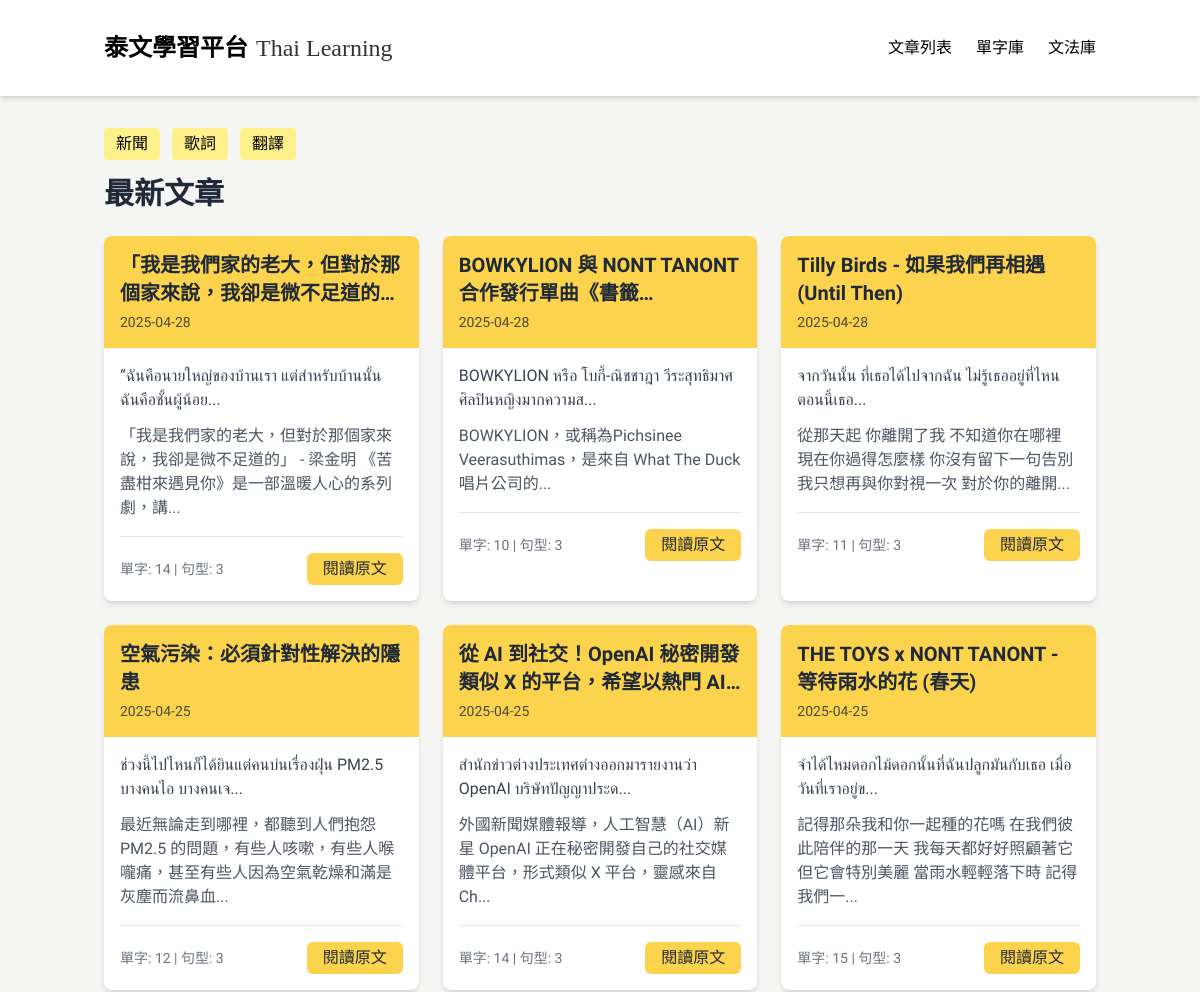
Before: / (upper part) with the older database file.
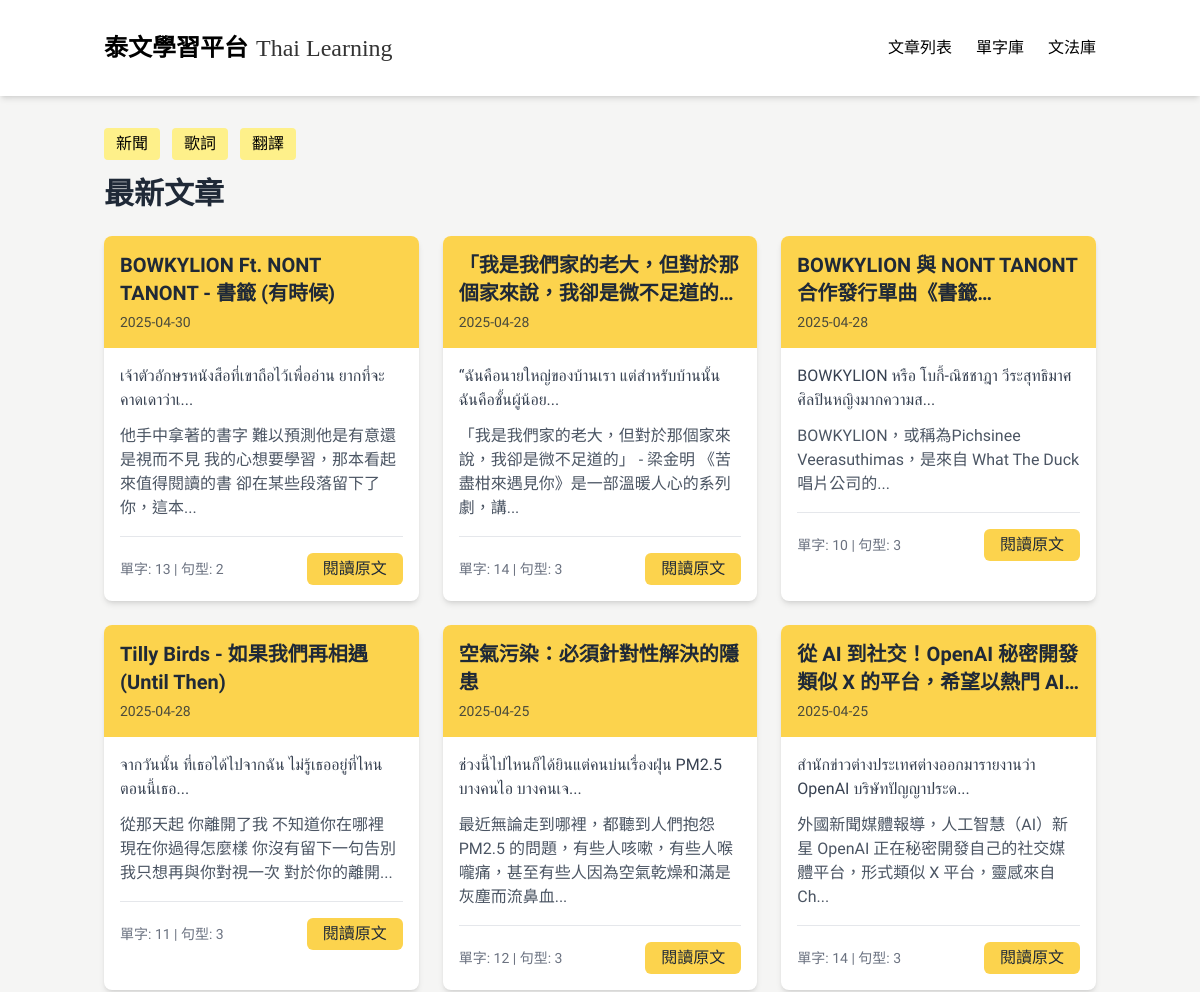
After: the same page with the newer database file.
### tables this page shows
CREATE TABLE Article (
            id INTEGER PRIMARY KEY AUTOINCREMENT,
            title TEXT,
            chineseTitle TEXT,
            content TEXT,
            chineseContent TEXT,
            category TEXT,
            url TEXT,
            status TEXT,
            createdAt TEXT,
            updatedAt TEXT,
            authorId INTEGER
        );

### app_sqlite.py (the view)
@app.route('/')
def index():
    conn = get_db_connection()
    articles = conn.execute('SELECT * FROM Article WHERE status = "published" ORDER BY createdAt DESC').fetchall()
    article_data = []
    for article in articles:
        article_id = article['id']
        word_count = conn.execute('SELECT COUNT(*) FROM WordArticle WHERE articleId = ?', (article_id,)).fetchone()[0]
        grammar_count = conn.execute('SELECT COUNT(*) FROM GrammarArticle WHERE articleId = ?', (article_id,)).fetchone()[0]
        category = article['category']
        if category and '_' in category:
            main_cat, sub_cat = category.split('_', 1)
        else:
            main_cat, sub_cat = 'uncategorized', 'uncategorized'
        article_data.append({
            **dict(article),
            'wordCount': word_count,
            'grammarCount': grammar_count,
            'mainCategory': main_cat,
            'subCategory': sub_cat
        })
    conn.close()
    return render_template('index_adjust.html', articles=article_data)

### app_sqlite.py (called while the page is built)
def get_db_connection():
    base_path = os.path.dirname(os.path.abspath(__file__))
    db_path = os.path.join(base_path, 'data.db')
    conn = sqlite3.connect(db_path)  # SQLite 檔名
    conn.row_factory = sqlite3.Row     # 讓取出的資料像字典一樣操作
    return conn

### templates/index_adjust.html (shortened to what this page needs)
<!DOCTYPE html>
<html lang="zh-TW">
<head>
  <script src="https://cdn.tailwindcss.com"></script>
</head>
<body>
  <nav class="bg-white shadow-md sticky top-0 z-50">
    <div class="container mx-auto px-4 py-4">
      <div class="flex justify-between items-center py-4">
        <div class="flex items-center space-x-2">
          <a href="/" class="flex items-end space-x-2">
            <span class="nav-title text-2xl font-bold text-black">泰文學習平台</span>
            <span class="nav-subtitle text-2xl text-black/80">Thai Learning</span>
          </a>
        </div>
        <div class="hidden md:flex space-x-6">
          <a href="/" class="tab-btn active-tab text-black hover:text-gray-700" data-tab="articles">文章列表</a>
          <a href="/vocabulary" class="text-black hover:text-gray-700">單字庫</a>
          <a href="/grammar" class="text-black hover:text-gray-700">文法庫</a>
        </div>
      </div>
    </div>
  </nav>
<div class="container mx-auto px-4 py-8">
  <div id="articles" class="tab-content">
    <div class="flex flex-wrap gap-3 mb-4">
      <button class="main-category-btn bg-yellow-200 hover:bg-yellow-300 px-3 py-1 rounded" data-main="news">新聞</button>
      <button class="main-category-btn bg-yellow-200 hover:bg-yellow-300 px-3 py-1 rounded" data-main="lyrics">歌詞</button>
      <button class="main-category-btn bg-yellow-200 hover:bg-yellow-300 px-3 py-1 rounded" data-main="translation">翻譯</button>
    </div>
    <div class="mb-8">
      <h1 class="text-3xl font-bold mb-6 text-gray-800">最新文章</h1>
      <div class="grid grid-cols-1 md:grid-cols-2 lg:grid-cols-3 gap-6">
        {% for article in articles %}
        <div class="bg-white rounded-lg shadow-md overflow-hidden hover:shadow-lg transition-shadow duration-300 article-card" data-main="{{ article.category.split('_')[0] }}" data-sub="{{ article.category.split('_')[1] }}">
        <div class="gradient-bg p-4 h-28 flex flex-col justify-between">
          <h3 class="text-xl font-semibold leading-snug line-clamp-2 break-words">{{ article.chineseTitle }}</h3>
          <p class="text-sm opacity-80">{{ article.createdAt[:10] }}</p>
        </div>
          <div class="p-4">
            <div class="flex flex-col justify-between h-full">
              <div>
                <p class="thai-text mb-3 text-gray-700">{{ article.content[:60] }}...</p>
                <p class="mb-4 text-gray-600">{{ article.chineseContent[:60] }}...</p>
              </div>
              <div class="mt-auto pt-4 border-t flex justify-between items-center">
                <span class="text-sm text-gray-500">單字: {{ article.wordCount }} | 句型: {{ article.grammarCount }}</span>
                <a href="/article/{{ article.id }}" class="bg-[var(--main-color)] hover:bg-[var(--main-color-hover)] text-[var(--main-color-dark)] hover:text-white px-4 py-1 rounded-md transition-colors">閱讀原文</a>
              </div>
            </div>
          </div>
        </div>
      {% endfor %}
      </div>
    </div>
  </div>
</div>
</body>
</html>

Changed rows visible on the page:
no longer on this page (row unchanged): Article: chineseTitle "THE TOYS x NONT TANONT - 等待雨水的花 (春天)", createdAt "2025-04-25", content "จำได้ไหมดอกไม้ดอกนั้นที่ฉันปลูกมันกับเธอ เมื่อวันที่เราอยู่ข", chineseContent "記得那朵我和你一起種的花嗎 在我們彼此陪伴的那一天 我每天都好好照顧著它 但它會特別美麗 當雨水輕輕落下時 記得我們一", wordCount "15", grammarCount "3"
added Article: chineseTitle "BOWKYLION Ft. NONT TANONT - 書籤 (有時候)", createdAt "2025-04-30", content "เจ้าตัวอักษรหนังสือที่เขาถือไว้เพื่ออ่าน ยากที่จะคาดเดาว่าเ", chineseContent "他手中拿著的書字 難以預測他是有意還是視而不見 我的心想要學習，那本看起來值得閱讀的書 卻在某些段落留下了你，這本", wordCount "13", grammarCount "2"
